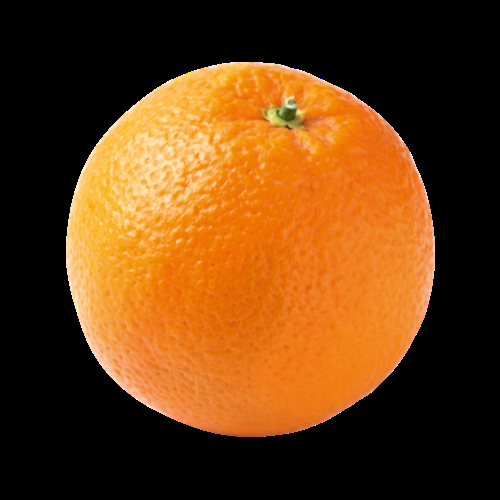
#> input picture Image_Color/orange.png, 500 x 500 px, found by its file name
$ jupyter execute Image_Acquisition.ipynb
#> lines starting #> are read from the running program, lines starting #| are printed output that depends on the picture
<a href="https://colab.research.google.com/github/AtenciaDanEric/CpE0332.1-1-Elective-3/blob/main/Image_Acquisition.ipynb" target="_parent"></a>

[cell 1]
import cv2
from google.colab.patches import cv2_imshow
img = cv2.imread('/content/drive/MyDrive/Colab Notebooks/orange.png')
#> img is the input picture: shape (500, 500, 3); mean B, G, R 19.7, 61.5, 104.8
cv2_imshow(img)

[cell 2]
img_gray = cv2.cvtColor(img,cv2.COLOR_BGR2GRAY)
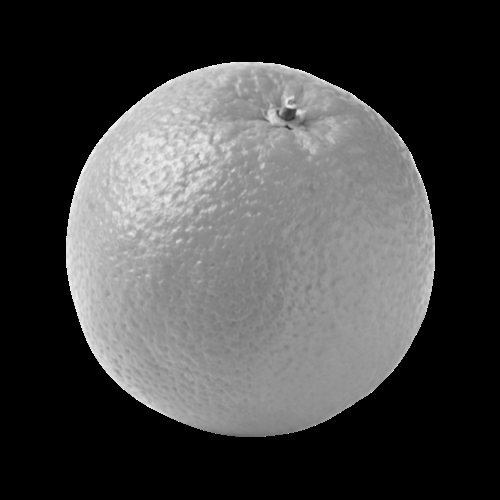
#> img_gray: shape (500, 500); min 0, max 255, mean 69.7
cv2_imshow(img_gray)

[cell 3]
img_resize = cv2.resize(img,[250,250])
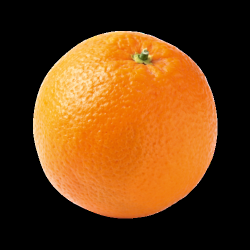
#> img_resize: shape (250, 250, 3); mean B, G, R 19.7, 61.5, 104.8
cv2_imshow(img_resize)

[cell 4]
img_flip = cv2.flip(img,0) #Flip with respect to x-axis
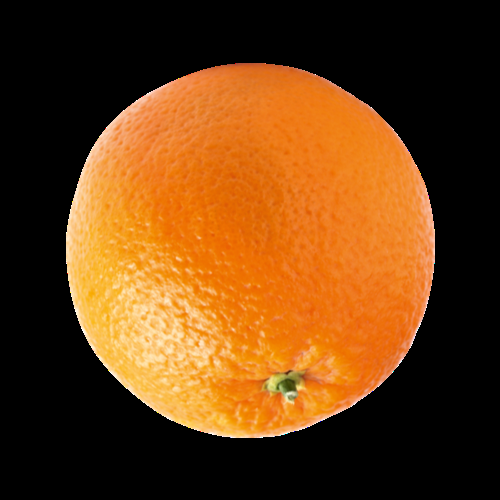
#> img_flip: shape (500, 500, 3); mean B, G, R 19.7, 61.5, 104.8
img_flip1 = cv2.flip(img,1) #Flip with respect to y-axis
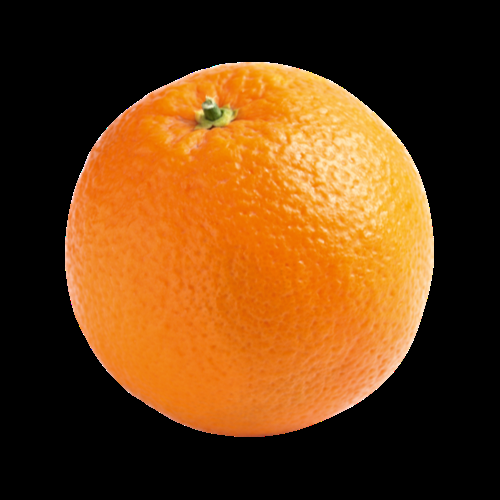
#> img_flip1: shape (500, 500, 3); mean B, G, R 19.7, 61.5, 104.8
img_final = cv2.hconcat([img_flip,img_flip1])
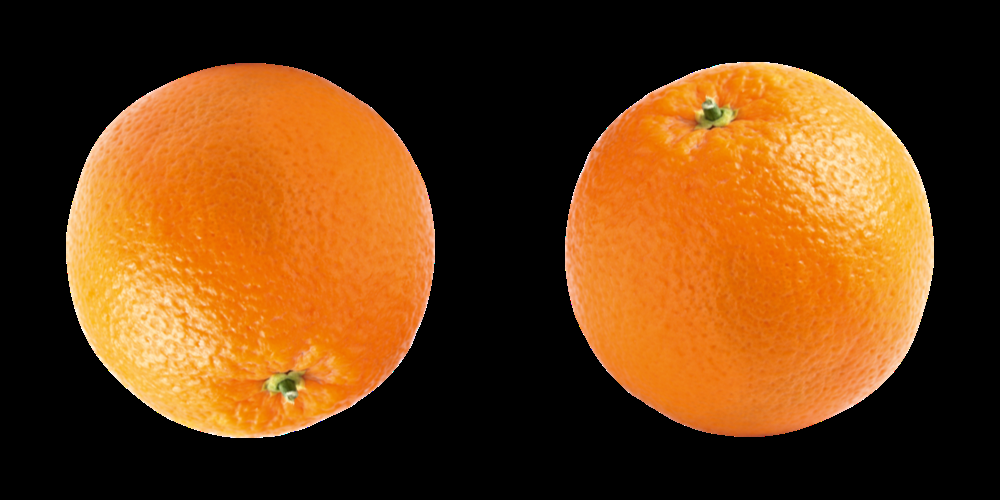
#> img_final: shape (500, 1000, 3); mean B, G, R 19.7, 61.5, 104.8
cv2_imshow(img_final)

$ run again, with Image_Color/blue_img.png copied over Image_Color/orange.png
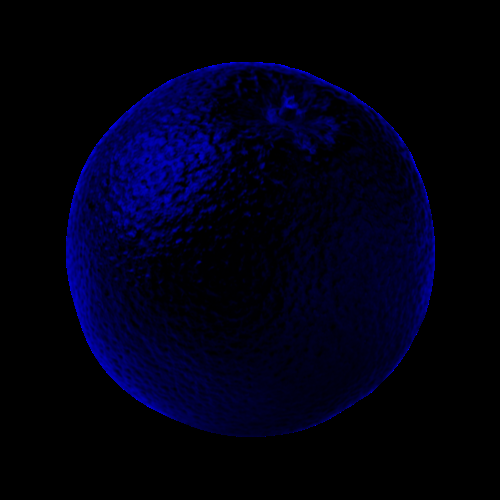
#> input picture Image_Color/blue_img.png, 500 x 500 px, found by its file name
#> img is the input picture: shape (500, 500, 3); mean B, G, R 19.7, 0, 0
#> `img_gray = cv2.cvtColor(img,cv2.COLOR_BGR2GRAY)`:
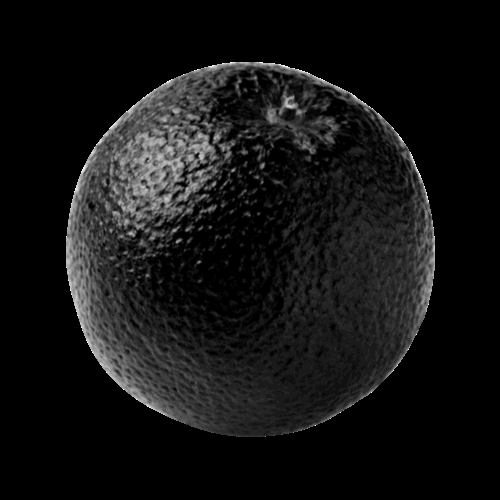
#> img_gray: shape (500, 500); min 0, max 29, mean 2.2; drawn with min black and max white
#> `img_final = cv2.hconcat([img_flip,img_flip1])`:
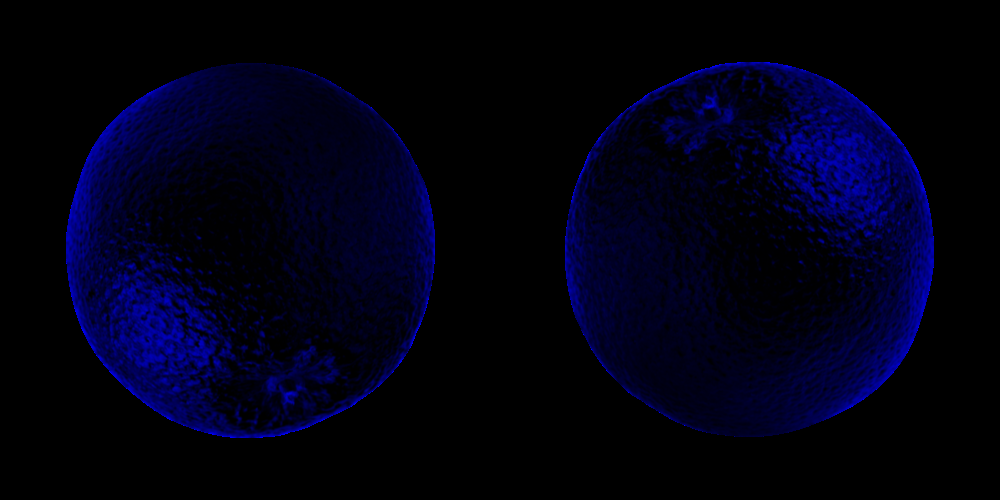
#> img_final: shape (500, 1000, 3); mean B, G, R 19.7, 0, 0
